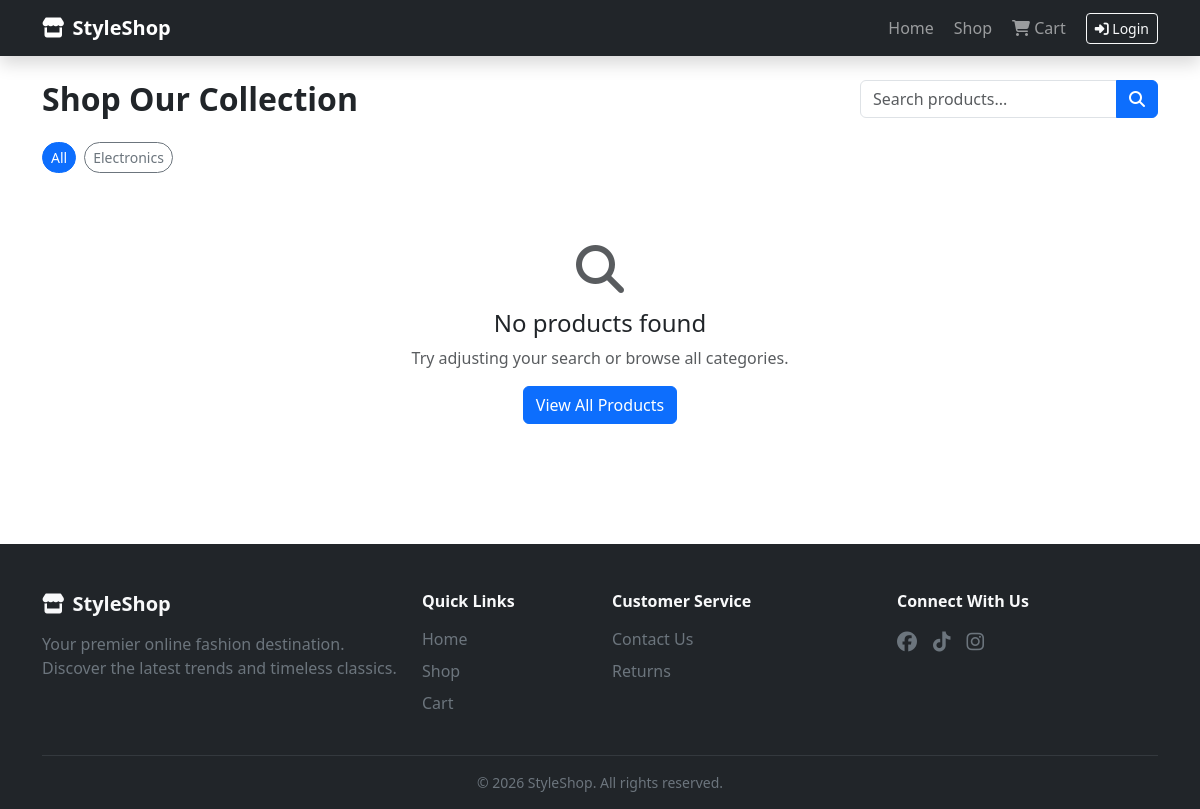
Page /shop on the committed database.
### models.py (models this page shows)
class SiteSettings(db.Model):
    __tablename__ = 'site_settings'
    id = db.Column(db.Integer, primary_key=True)
    hero_title = db.Column(db.String(200), default='Discover Your Style')
    hero_subtitle = db.Column(db.Text, default='Explore our curated collection of premium fashion pieces designed for the modern individual.')
    hero_bg_image = db.Column(db.String(300))
    site_name = db.Column(db.String(100), default='StyleShop')
    footer_about = db.Column(db.Text, default='Your premier online fashion destination. Discover the latest trends and timeless classics.')
    social_facebook = db.Column(db.String(300), default='#')
    social_tiktok = db.Column(db.String(300), default='#')
    social_instagram = db.Column(db.String(300), default='#')
    promo_enabled = db.Column(db.Boolean, default=True)
    promo_title = db.Column(db.String(200), default='Get 20% Off Your First Order')
    promo_subtitle = db.Column(db.Text, default='Sign up today and receive an exclusive discount on your first purchase.')
    @staticmethod
    def get_settings():
        settings = SiteSettings.query.first()
        if not settings:
            settings = SiteSettings()
            db.session.add(settings)
            db.session.commit()
        return settings

class Category(db.Model):
    __tablename__ = 'categories'
    id = db.Column(db.Integer, primary_key=True)
    name = db.Column(db.String(50), nullable=False)
    slug = db.Column(db.String(50), nullable=False)
    admin_id = db.Column(db.Integer, db.ForeignKey('users.id'), nullable=True)
    products = db.relationship('Product', backref='category', lazy=True)

### routes/store.py (the view)
@store_bp.route('/shop')
def shop():
    category_slug = request.args.get('category', 'all')
    search = request.args.get('search', '').strip()
    categories = Category.query.all()
    admin_id = session.get('active_admin_id')
    query = Product.query
    if admin_id:
        query = query.filter_by(admin_id=admin_id)
    if category_slug and category_slug != 'all':
        cat = Category.query.filter_by(slug=category_slug).first()
        if cat:
            query = query.filter_by(category_id=cat.id)
    if search:
        query = query.filter(Product.name.ilike(f'%{search}%'))
    products = query.order_by(Product.created_at.desc()).all()
    return render_template('store/shop.html', products=products, categories=categories,
                           current_category=category_slug, search=search)

### templates/store/shop.html (shortened to what this page needs)
{% extends "base.html" %}
{% block content %}
<div class="container py-4">
    <div class="d-md-flex justify-content-between align-items-center mb-4" id="shop-header">
        <h1 class="h2 fw-bold mb-3 mb-md-0">Shop Our Collection</h1>
        <form action="{{ url_for('store.shop') }}" method="GET" id="search-form">
            <div class="input-group" style="max-width:320px;">
                <input type="text" class="form-control" name="search" placeholder="Search products..." value="{{ search }}" id="search-input">
                <button type="submit" class="btn btn-primary" id="search-btn"><i class="fas fa-search"></i></button>
            </div>
        </form>
    </div>
    <div class="d-flex flex-wrap gap-2 mb-4" id="category-filters">
        <a href="{{ url_for('store.shop') }}"
           class="btn btn-sm {% if current_category == 'all' %}btn-primary{% else %}btn-outline-secondary{% endif %} rounded-pill"
           id="filter-all">All</a>
        {% for cat in categories %}
        <a href="{{ url_for('store.shop', category=cat.slug) }}"
           class="btn btn-sm {% if current_category == cat.slug %}btn-primary{% else %}btn-outline-secondary{% endif %} rounded-pill"
           id="filter-{{ cat.slug }}">{{ cat.name }}</a>
        {% endfor %}
    </div>
    {% if products %}
    <div class="row g-4" id="products-grid">
        {% for product in products %}
        <div class="col-lg-3 col-md-4 col-sm-6" id="shop-product-{{ product.id }}">
            <div class="card border-0 shadow-sm h-100 product-card">
                <a href="{{ url_for('store.product_detail', product_id=product.id) }}" class="text-decoration-none">
                    <div class="position-relative" style="height:220px;">
                        {% if product.image %}
                            <img src="{{ url_for('static', filename='uploads/' + product.image) }}" alt="{{ product.name }}"
                                 class="card-img-top object-fit-cover w-100 h-100" loading="lazy">
                        {% else %}
                            <div class="bg-light d-flex align-items-center justify-content-center w-100 h-100">
                                <i class="fas fa-image fa-3x text-muted"></i>
                            </div>
                        {% endif %}
                        {% if product.stock <= 0 %}
                            <span class="position-absolute top-0 start-0 m-2 badge bg-danger">Sold Out</span>
                        {% elif product.featured %}
                            <span class="position-absolute top-0 start-0 m-2 badge bg-primary">Featured</span>
                        {% endif %}
                    </div>
                </a>
                <div class="card-body d-flex flex-column">
                    <small class="text-muted">{{ product.category.name if product.category else 'Uncategorized' }}</small>
                    <h6 class="card-title fw-bold mt-1">
                        <a href="{{ url_for('store.product_detail', product_id=product.id) }}" class="text-dark text-decoration-none">{{ product.name }}</a>
                    </h6>
                    <p class="text-muted small mb-2">{{ product.description[:80] }}{% if product.description|length > 80 %}...{% endif %}</p>
                    <div class="d-flex justify-content-between align-items-center mt-auto pt-2">
                        <span class="fw-bold text-primary fs-5">GH₵{{ "%.2f"|format(product.price) }}</span>
                        {% if product.stock > 0 %}
                        <form action="{{ url_for('store.add_to_cart', product_id=product.id) }}" method="POST">
                            <button type="submit" class="btn btn-outline-primary btn-sm" title="Add to cart">
                                <i class="fas fa-cart-plus"></i>
                            </button>
                        </form>
                        {% else %}
                        <span class="badge bg-danger bg-opacity-10 text-danger">Out of Stock</span>
                        {% endif %}
                    </div>
                </div>
            </div>
        </div>
        {% endfor %}
    </div>
    {% else %}
    <div class="text-center py-5" id="empty-state">
        <i class="fas fa-search fa-3x text-muted mb-3"></i>
        <h4>No products found</h4>
        <p class="text-muted">Try adjusting your search or browse all categories.</p>
        <a href="{{ url_for('store.shop') }}" class="btn btn-primary">View All Products</a>
    </div>
    {% endif %}
</div>
{% endblock %}

### templates/base.html (shortened to what this page needs)
<!DOCTYPE html>
<html lang="en" data-bs-theme="light">
<head>
    <link href="https://cdn.jsdelivr.net/npm/bootstrap@5.3.3/dist/css/bootstrap.min.css" rel="stylesheet">
    <link rel="stylesheet" href="https://cdnjs.cloudflare.com/ajax/libs/font-awesome/6.5.1/css/all.min.css">
    <link rel="stylesheet" href="{{ url_for('static', filename='css/style.css') }}">
</head>
<body>
    <nav class="navbar navbar-expand-lg navbar-dark bg-dark sticky-top shadow" id="main-navbar">
        <div class="container">
            <a class="navbar-brand d-flex align-items-center gap-2 fw-bold" href="{{ url_for('store.home') }}" id="nav-logo">
                <i class="fas fa-store"></i>
                <span>{{ settings.site_name }}</span>
            </a>
            <div class="collapse navbar-collapse" id="navbarNav">
                <ul class="navbar-nav ms-auto align-items-lg-center gap-lg-1">
                    <li class="nav-item">
                        <a class="nav-link" href="{{ url_for('store.home') }}" id="nav-home">Home</a>
                    </li>
                    <li class="nav-item">
                        <a class="nav-link" href="{{ url_for('store.shop') }}" id="nav-shop">Shop</a>
                    </li>
                    <li class="nav-item">
                        <a class="nav-link position-relative" href="{{ url_for('store.cart') }}" id="nav-cart">
                            <i class="fas fa-shopping-cart"></i> Cart
                        </a>
                    </li>
                    {% if current_user.is_authenticated %}
                        {% if current_user.is_admin %}
                            <li class="nav-item">
                                <a class="nav-link" href="{{ url_for('admin.dashboard') }}" id="nav-admin">
                                    <i class="fas fa-cog"></i> Admin
                                </a>
                            </li>
                        {% endif %}
                        <li class="nav-item">
                            <a class="nav-link" href="{{ url_for('store.my_orders') }}" id="nav-orders">My Orders</a>
                        </li>
                        <li class="nav-item">
                            <a class="nav-link" href="{{ url_for('auth.logout') }}" id="nav-logout">Logout</a>
                        </li>
                    {% else %}
                        <li class="nav-item">
                            <a class="btn btn-outline-light btn-sm ms-lg-2" href="{{ url_for('auth.login') }}" id="nav-login">
                                <i class="fas fa-sign-in-alt"></i> Login
                            </a>
                        </li>
                    {% endif %}
                </ul>
            </div>
        </div>
    </nav>
    <main id="main-content">
        {% block content %}{% endblock %}
    </main>
    <footer class="bg-dark text-light pt-5 pb-3 mt-5" id="footer">
        <div class="container">
            <div class="row g-4">
                <div class="col-lg-4 col-md-6">
                    <h5 class="fw-bold mb-3"><i class="fas fa-store me-2"></i>{{ settings.site_name }}</h5>
                    <p class="text-secondary">{{ settings.footer_about }}</p>
                </div>
                <div class="col-lg-2 col-md-6">
                    <h6 class="fw-semibold mb-3">Quick Links</h6>
                    <ul class="list-unstyled">
                        <li class="mb-2"><a href="{{ url_for('store.home') }}" class="text-secondary text-decoration-none footer-link">Home</a></li>
                        <li class="mb-2"><a href="{{ url_for('store.shop') }}" class="text-secondary text-decoration-none footer-link">Shop</a></li>
                        <li class="mb-2"><a href="{{ url_for('store.cart') }}" class="text-secondary text-decoration-none footer-link">Cart</a></li>
                    </ul>
                </div>
                <div class="col-lg-3 col-md-6">
                    <h6 class="fw-semibold mb-3">Customer Service</h6>
                    <ul class="list-unstyled">
                        <li class="mb-2"><a href="#" class="text-secondary text-decoration-none footer-link">Contact Us</a></li>
                        <li class="mb-2"><a href="#" class="text-secondary text-decoration-none footer-link">Returns</a></li>
                    </ul>
                </div>
                <div class="col-lg-3 col-md-6">
                    <h6 class="fw-semibold mb-3">Connect With Us</h6>
                    <div class="d-flex gap-3">
                        <a href="{{ settings.social_facebook }}" class="text-secondary fs-5 footer-link" aria-label="Facebook" target="_blank" rel="noopener noreferrer"><i class="fab fa-facebook"></i></a>
                        <a href="{{ settings.social_tiktok }}" class="text-secondary fs-5 footer-link" aria-label="TikTok" target="_blank" rel="noopener noreferrer"><i class="fab fa-tiktok"></i></a>
                        <a href="{{ settings.social_instagram }}" class="text-secondary fs-5 footer-link" aria-label="Instagram" target="_blank" rel="noopener noreferrer"><i class="fab fa-instagram"></i></a>
                    </div>
                </div>
            </div>
            <hr class="border-secondary mt-4">
            <p class="text-center text-secondary mb-0 small">&copy; 2026 {{ settings.site_name }}. All rights reserved.</p>
        </div>
    </footer>
</body>
</html>

### rows in the picture
SiteSettings: site_name "StyleShop", footer_about "Your premier online fashion destination. Discover the latest trends and timeless classics."
Category: name "Electronics"
